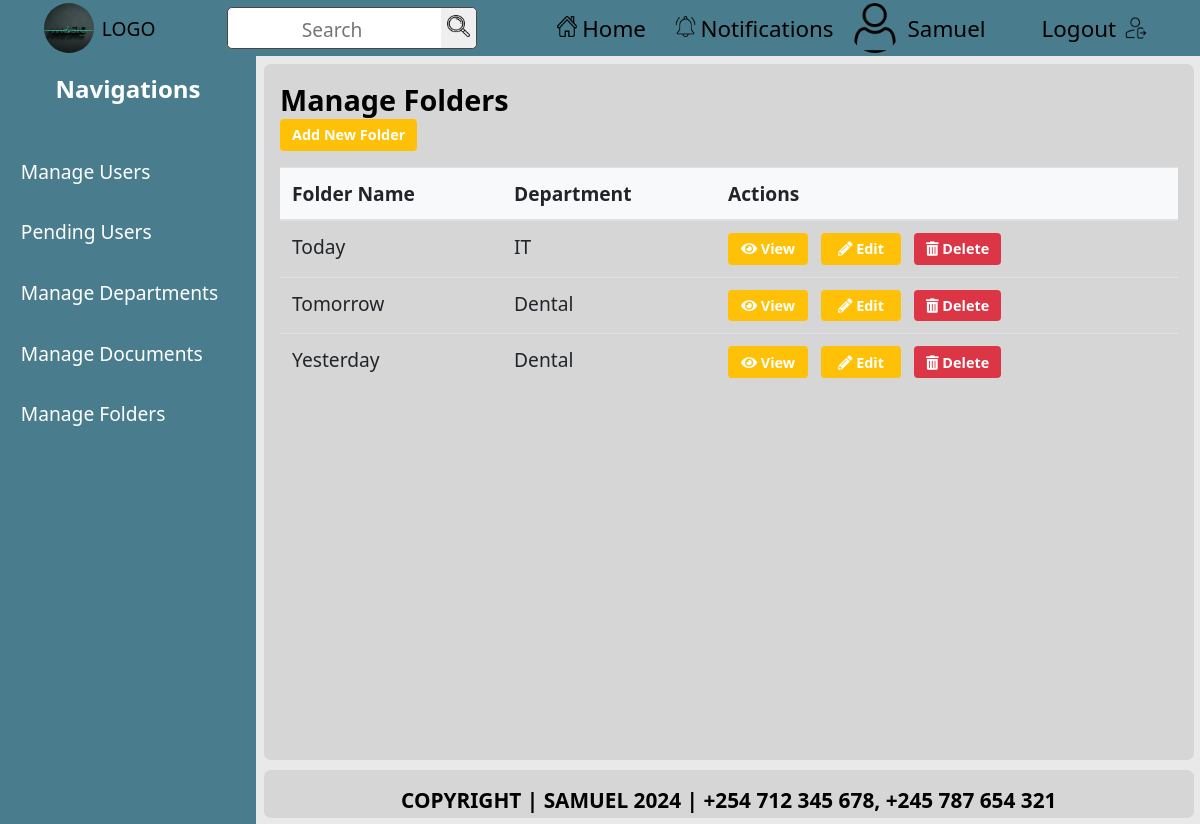
Page /custom-admin/folders/ (signed in) on the earlier database version.
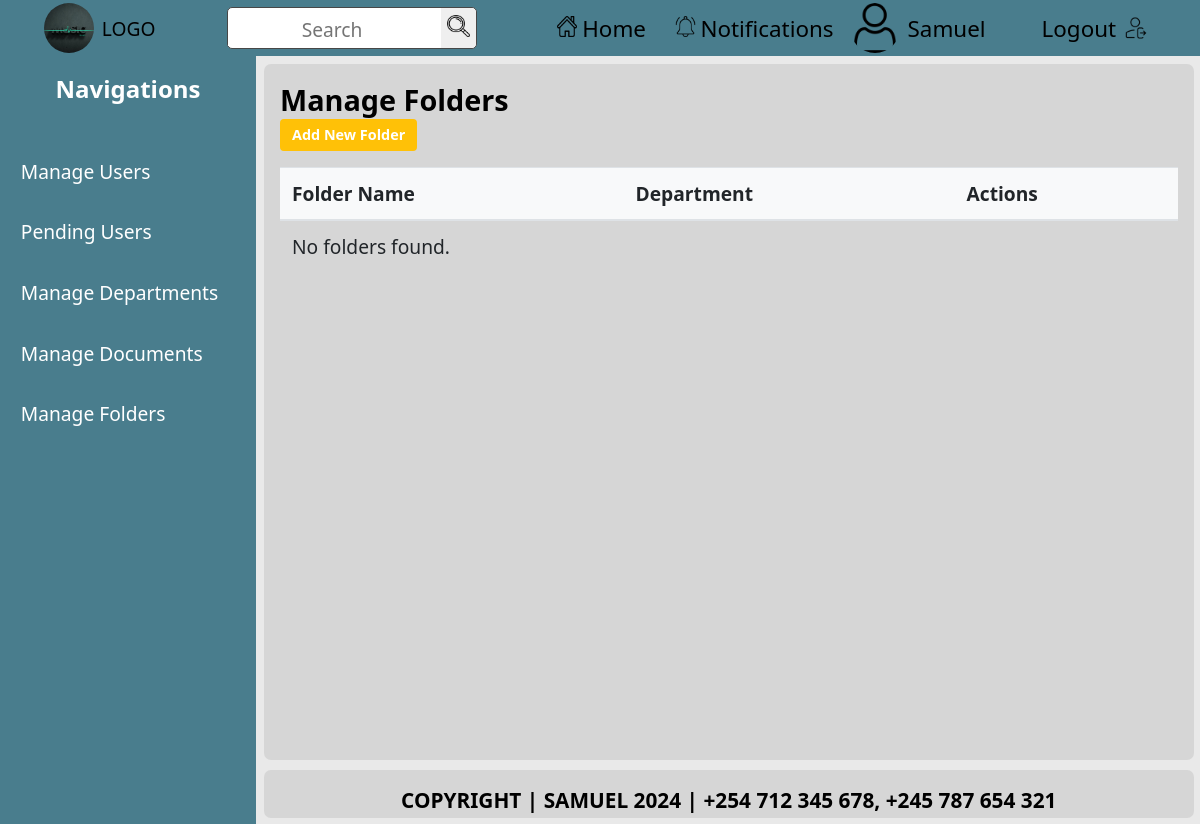
Same page on the later database version.
### documents/models.py (models this page shows, shortened)
class Folder(models.Model):
    name = models.CharField(max_length=100)
    department = models.ForeignKey(
        Department,
        on_delete=models.CASCADE,
        related_name='folders'
    )
    created_at = models.DateField(auto_now_add=True)
    created_by = models.ForeignKey(
        settings.AUTH_USER_MODEL,
        on_delete=models.SET_NULL,
        null=True,
        related_name='folders_created'
    )
    updated_at = models.DateTimeField(auto_now=True)

class Department(models.Model):
    name = models.CharField(max_length=100)
    created_at = models.DateTimeField(auto_now_add=True)
    created_by = models.ForeignKey(
        settings.AUTH_USER_MODEL,
        on_delete=models.SET_NULL,
        null=True,
        related_name='departments_created'
    )
    updated_at = models.DateTimeField(auto_now=True)

### custom_admin_dashboard/views.py (the view)
# urls.py: path('folders/', views.admin_folders, name='admin_folders'),
@login_required
@admin_required(login_url='/login/')
def admin_folders(request):
    folders = Folder.objects.all()
    return render(request, 'custom_admin_dashboard/admin_folders.html', {'folders': folders})

### custom_admin_dashboard/views.py (called while the page is built)
def admin_required(login_url=None):
    return user_passes_test(lambda u: u.is_superuser, login_url=login_url)

### documents/context_processors.py (called while the page is built)
def departments_context(request):
    user_department = None
    if request.user.is_authenticated:
        try:
            user_department = request.user.profile.department  # Accessing department via Profile
        except Profile.DoesNotExist:
            user_department = None  # Handle case where Profile doesn't exist
    return {
        'user_department': user_department,
    }

### custom_admin_dashboard/templates/custom_admin_dashboard/admin_folders.html
{% extends 'admin_base.html' %} {% block title %}Manage Folders{% endblock %}
{% block content %}
<h2>Manage Folders</h2>
<a
  href="{% url 'custom_admin_dashboard:admin_add_folder' %}"
  class="btn-action btn-warning"
  >Add New Folder</a
>
<table class="table">
  <thead>
    <tr>
      <th>Folder Name</th>
      <th>Department</th>
      <th>Actions</th>
    </tr>
  </thead>
  <tbody>
    {% for folder in folders %}
    <tr>
      <td>{{ folder.name }}</td>
      <td>{{ folder.department.name }}</td>
      <td>
        <a
          href="{% url 'custom_admin_dashboard:admin_view_folder' folder.id %}"
          class="btn-action btn-warning"
        >
          <i class="fas fa-eye"></i> View
        </a>
        <a
          href="{% url 'custom_admin_dashboard:admin_edit_folder' folder.id %}"
          class="btn-action btn-warning"
        >
          <i class="fas fa-pencil-alt"></i> Edit
        </a>
        <a
          href="{% url 'custom_admin_dashboard:admin_delete_folder' folder.id %}"
          class="btn-action btn-danger"
        >
          <i class="fas fa-trash-alt"></i> Delete
        </a>
      </td>
    </tr>
    {% empty %}
    <tr>
      <td colspan="3">No folders found.</td>
    </tr>
    {% endfor %}
  </tbody>
</table>
{% endblock %}

Differences in the rows shown:
removed Folder: name "Today", department.name "IT"
removed Folder: name "Tomorrow", department.name "Dental"
removed Folder: name "Yesterday", department.name "Dental"
Other differences:
text now shown: "No folders found."
